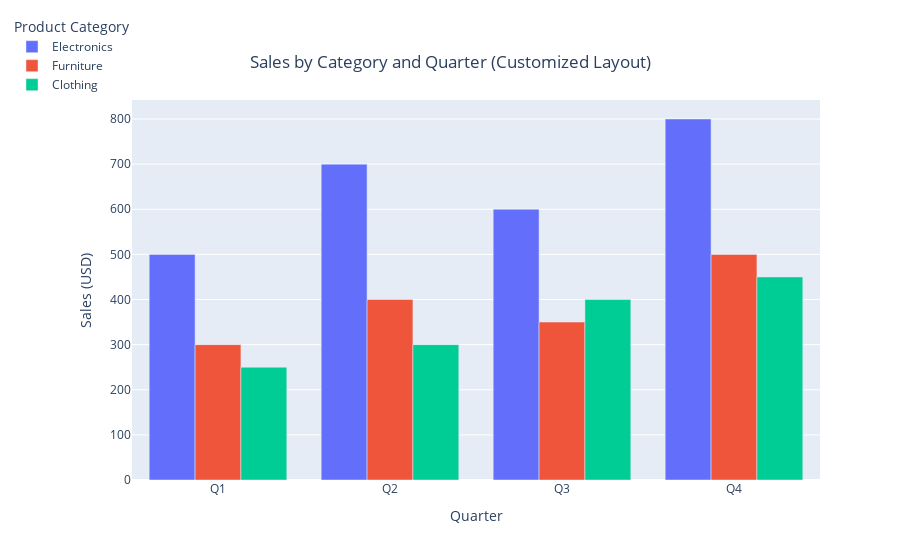

Notebook code cell kept with this figure:
### Markdown cell above
# Advanced Layout Customization

### Code cell
# Creating a bar chart with customized layout
fig_custom_layout = px.bar(
    df,  
    x='Quarter',  # Column for the x-axis
    y='Sales',  # Column for the y-axis
    color='Category',  # Column for the color grouping
    barmode='group',  # Grouping bars by category
    title='Sales by Category and Quarter (Final Customized Layout)',
    hover_data=['Category', 'Sales']  # Additional data to display on hover  
)

# Updating the layout of the chart
fig_custom_layout.update_layout(
    title={
        'text': 'Sales by Category and Quarter (Customized Layout)',
        'y': 0.9,  # Title y position
        'x': 0.5,  # Title x position
        'xanchor': 'center',  # Title x anchor
        'yanchor': 'top'  # Title y anchor
    },
    xaxis=dict(
        title='Quarter',  
        titlefont_size=14,  # X-axis title font size
        tickfont_size=12  # X-axis tick font size
    ),
    yaxis=dict(
        title='Sales (USD)',  
    ),
    legend=dict(
        title='Product Category',  
        x=0,  # Legend x position
        y=1,  # Legend y position
        xanchor='right',  # Legend x anchor
        yanchor='bottom'  # Legend y anchor
    )
)


fig_custom_layout.show()

### Figure 1 — Plotly figure (JSON) as saved in the notebook; plotly's stock layout.template omitted (floating-point values rounded to 4 significant figures)
{"data": [{"alignmentgroup": "True", "customdata": [["Electronics"], ["Electronics"], ["Electronics"], ["Electronics"]], "hovertemplate": "Category=%{customdata[0]}<br>Quarter=%{x}<br>Sales=%{y}<extra></extra>", "legendgroup": "Electronics", "marker": {"color": "#636efa", "pattern": {"shape": ""}}, "name": "Electronics", "offsetgroup": "Electronics", "orientation": "v", "showlegend": true, "textposition": "auto", "type": "bar", "x": ["Q1", "Q2", "Q3", "Q4"], "xaxis": "x", "y": [500, 700, 600, 800], "yaxis": "y"}, {"alignmentgroup": "True", "customdata": [["Furniture"], ["Furniture"], ["Furniture"], ["Furniture"]], "hovertemplate": "Category=%{customdata[0]}<br>Quarter=%{x}<br>Sales=%{y}<extra></extra>", "legendgroup": "Furniture", "marker": {"color": "#EF553B", "pattern": {"shape": ""}}, "name": "Furniture", "offsetgroup": "Furniture", "orientation": "v", "showlegend": true, "textposition": "auto", "type": "bar", "x": ["Q1", "Q2", "Q3", "Q4"], "xaxis": "x", "y": [300, 400, 350, 500], "yaxis": "y"}, {"alignmentgroup": "True", "customdata": [["Clothing"], ["Clothing"], ["Clothing"], ["Clothing"]], "hovertemplate": "Category=%{customdata[0]}<br>Quarter=%{x}<br>Sales=%{y}<extra></extra>", "legendgroup": "Clothing", "marker": {"color": "#00cc96", "pattern": {"shape": ""}}, "name": "Clothing", "offsetgroup": "Clothing", "orientation": "v", "showlegend": true, "textposition": "auto", "type": "bar", "x": ["Q1", "Q2", "Q3", "Q4"], "xaxis": "x", "y": [250, 300, 400, 450], "yaxis": "y"}], "layout": {"barmode": "group", "legend": {"title": {"text": "Product Category"}, "tracegroupgap": 0, "x": 0, "xanchor": "right", "y": 1, "yanchor": "bottom"}, "title": {"text": "Sales by Category and Quarter (Customized Layout)", "x": 0.5, "xanchor": "center", "y": 0.9, "yanchor": "top"}, "xaxis": {"anchor": "y", "domain": [0, 1], "tickfont": {"size": 12}, "title": {"font": {"size": 14}, "text": "Quarter"}}, "yaxis": {"anchor": "x", "domain": [0, 1], "title": {"text": "Sales (USD)"}}}}
